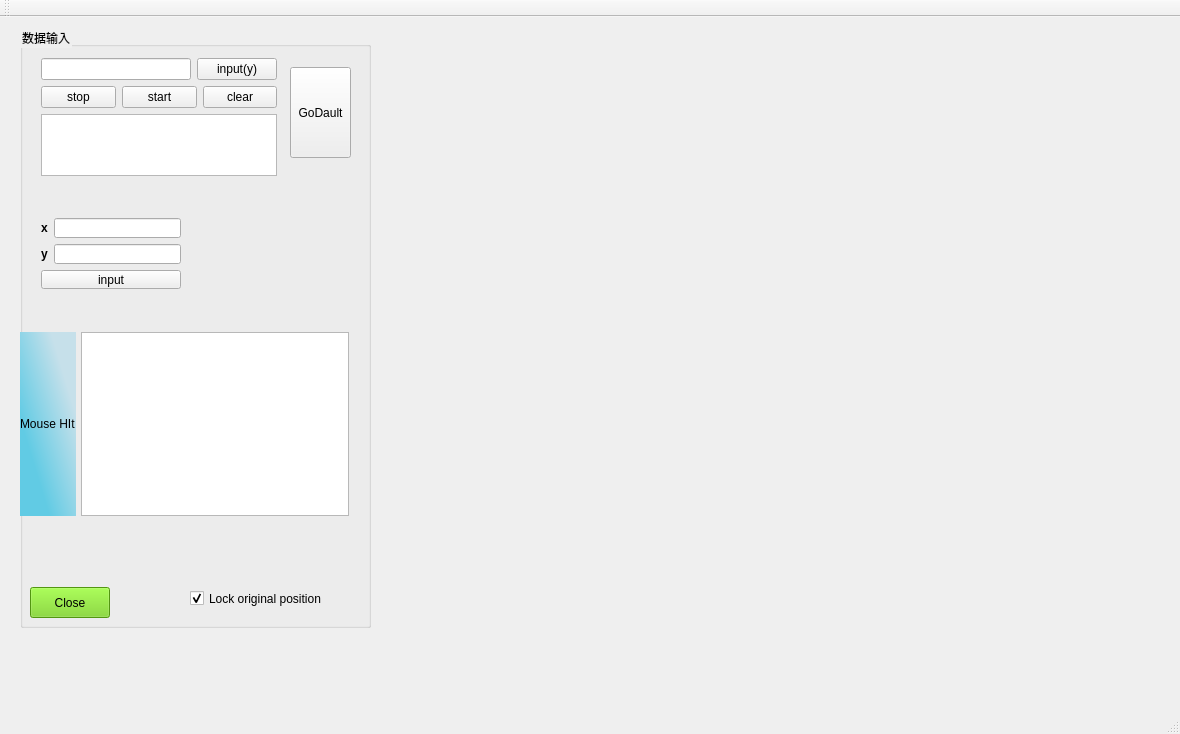
<?xml version="1.0" encoding="UTF-8"?>
<ui version="4.0">
 <class>MainWindow</class>
 <widget class="QMainWindow" name="MainWindow">
  <property name="geometry">
   <rect>
    <x>0</x>
    <y>0</y>
    <width>1180</width>
    <height>734</height>
   </rect>
  </property>
  <property name="windowTitle">
   <string>MainWindow</string>
  </property>
  <widget class="QWidget" name="centralWidget">
   <widget class="QCustomPlot" name="widget" native="true">
    <property name="geometry">
     <rect>
      <x>380</x>
      <y>30</y>
      <width>761</width>
      <height>581</height>
     </rect>
    </property>
    <property name="inputMethodHints">
     <set>Qt::ImhNone</set>
    </property>
   </widget>
   <widget class="QGroupBox" name="groupBox">
    <property name="geometry">
     <rect>
      <x>20</x>
      <y>10</y>
      <width>351</width>
      <height>601</height>
     </rect>
    </property>
    <property name="mouseTracking">
     <bool>false</bool>
    </property>
    <property name="styleSheet">
     <string notr="true">selection-color: rgb(138, 226, 52);</string>
    </property>
    <property name="title">
     <string>数据输入</string>
    </property>
    <widget class="QPushButton" name="pushButton_close">
     <property name="enabled">
      <bool>true</bool>
     </property>
     <property name="geometry">
      <rect>
       <x>10</x>
       <y>560</y>
       <width>80</width>
       <height>31</height>
      </rect>
     </property>
     <property name="styleSheet">
      <string notr="true">border-color: rgb(12, 29, 241);
background-color: rgb(115, 210, 22);
selection-color: qlineargradient(spread:pad, x1:0, y1:0, x2:1, y2:0, stop:0 rgba(9, 41, 4, 255), stop:0.085 rgba(2, 79, 0, 255), stop:0.19 rgba(50, 147, 22, 255), stop:0.275 rgba(236, 191, 49, 255), stop:0.39 rgba(243, 61, 34, 255), stop:0.555 rgba(135, 81, 60, 255), stop:0.667 rgba(121, 75, 255, 255), stop:0.825 rgba(164, 255, 244, 255), stop:0.885 rgba(104, 222, 71, 255), stop:1 rgba(93, 128, 0, 255));</string>
     </property>
     <property name="text">
      <string>Close</string>
     </property>
    </widget>
    <widget class="QCheckBox" name="checkBox">
     <property name="enabled">
      <bool>true</bool>
     </property>
     <property name="geometry">
      <rect>
       <x>170</x>
       <y>560</y>
       <width>170</width>
       <height>23</height>
      </rect>
     </property>
     <property name="acceptDrops">
      <bool>false</bool>
     </property>
     <property name="autoFillBackground">
      <bool>false</bool>
     </property>
     <property name="text">
      <string>Lock original position</string>
     </property>
     <property name="checked">
      <bool>true</bool>
     </property>
     <property name="tristate">
      <bool>false</bool>
     </property>
    </widget>
    <widget class="QPushButton" name="pushButton_back">
     <property name="geometry">
      <rect>
       <x>270</x>
       <y>40</y>
       <width>61</width>
       <height>91</height>
      </rect>
     </property>
     <property name="text">
      <string>GoDault</string>
     </property>
    </widget>
    <widget class="QWidget" name="layoutWidget">
     <property name="geometry">
      <rect>
       <x>10</x>
       <y>20</y>
       <width>258</width>
       <height>140</height>
      </rect>
     </property>
     <layout class="QVBoxLayout" name="verticalLayout_3">
      <item>
       <layout class="QVBoxLayout" name="verticalLayout_2">
        <item>
         <layout class="QHBoxLayout" name="horizontalLayout_2">
          <item>
           <widget class="QLineEdit" name="line_autor"/>
          </item>
          <item>
           <widget class="QPushButton" name="pushButton_input">
            <property name="text">
             <string>input(y)</string>
            </property>
           </widget>
          </item>
         </layout>
        </item>
        <item>
         <layout class="QHBoxLayout" name="horizontalLayout_3">
          <item>
           <widget class="QPushButton" name="pushButton_tend">
            <property name="text">
             <string>stop</string>
            </property>
           </widget>
          </item>
          <item>
           <widget class="QPushButton" name="pushButton_tstart">
            <property name="text">
             <string>start</string>
            </property>
           </widget>
          </item>
          <item>
           <widget class="QPushButton" name="pushButton_clear">
            <property name="text">
             <string>clear</string>
            </property>
           </widget>
          </item>
         </layout>
        </item>
       </layout>
      </item>
      <item>
       <widget class="QTextBrowser" name="textBrowser"/>
      </item>
     </layout>
    </widget>
    <widget class="QWidget" name="layoutWidget">
     <property name="geometry">
      <rect>
       <x>10</x>
       <y>180</y>
       <width>162</width>
       <height>93</height>
      </rect>
     </property>
     <layout class="QVBoxLayout" name="verticalLayout">
      <item>
       <layout class="QFormLayout" name="formLayout_2">
        <item row="0" column="0">
         <widget class="QLabel" name="labelX">
          <property name="text">
           <string>&lt;html&gt;&lt;head/&gt;&lt;body&gt;&lt;p&gt;&lt;span style=&quot; font-weight:600;&quot;&gt;x&lt;/span&gt;&lt;/p&gt;&lt;/body&gt;&lt;/html&gt;</string>
          </property>
         </widget>
        </item>
        <item row="0" column="1">
         <widget class="QLineEdit" name="LineX"/>
        </item>
       </layout>
      </item>
      <item>
       <layout class="QFormLayout" name="formLayout">
        <item row="0" column="0">
         <widget class="QLabel" name="LinelY">
          <property name="text">
           <string>&lt;html&gt;&lt;head/&gt;&lt;body&gt;&lt;p&gt;&lt;span style=&quot; font-weight:600;&quot;&gt;y&lt;/span&gt;&lt;/p&gt;&lt;/body&gt;&lt;/html&gt;</string>
          </property>
         </widget>
        </item>
        <item row="0" column="1">
         <widget class="QLineEdit" name="LineY"/>
        </item>
       </layout>
      </item>
      <item>
       <widget class="QPushButton" name="pushButton">
        <property name="text">
         <string>input</string>
        </property>
       </widget>
      </item>
     </layout>
    </widget>
    <widget class="QWidget" name="layoutWidget">
     <property name="geometry">
      <rect>
       <x>0</x>
       <y>300</y>
       <width>334</width>
       <height>194</height>
      </rect>
     </property>
     <layout class="QHBoxLayout" name="horizontalLayout">
      <property name="spacing">
       <number>5</number>
      </property>
      <property name="sizeConstraint">
       <enum>QLayout::SetDefaultConstraint</enum>
      </property>
      <property name="leftMargin">
       <number>0</number>
      </property>
      <property name="topMargin">
       <number>5</number>
      </property>
      <property name="rightMargin">
       <number>5</number>
      </property>
      <property name="bottomMargin">
       <number>5</number>
      </property>
      <item>
       <widget class="QLabel" name="label">
        <property name="contextMenuPolicy">
         <enum>Qt::NoContextMenu</enum>
        </property>
        <property name="styleSheet">
         <string notr="true">background-color: qlineargradient(spread:repeat, x1:0, y1:1, x2:1, y2:0, stop:0.262887 rgba(97, 203, 228, 255), stop:0.778351 rgba(198, 224, 234, 255));</string>
        </property>
        <property name="text">
         <string>Mouse HIt</string>
        </property>
        <property name="textFormat">
         <enum>Qt::RichText</enum>
        </property>
       </widget>
      </item>
      <item>
       <widget class="QTextBrowser" name="mouse_hit"/>
      </item>
     </layout>
    </widget>
   </widget>
  </widget>
  <widget class="QMenuBar" name="menuBar">
   <property name="geometry">
    <rect>
     <x>0</x>
     <y>0</y>
     <width>1180</width>
     <height>28</height>
    </rect>
   </property>
  </widget>
  <widget class="QToolBar" name="mainToolBar">
   <attribute name="toolBarArea">
    <enum>TopToolBarArea</enum>
   </attribute>
   <attribute name="toolBarBreak">
    <bool>false</bool>
   </attribute>
  </widget>
  <widget class="QStatusBar" name="statusBar"/>
 </widget>
 <layoutdefault spacing="6" margin="11"/>
 <customwidgets>
  <customwidget>
   <class>QCustomPlot</class>
   <extends>QWidget</extends>
   <header location="global">qcustomplot.h</header>
   <container>1</container>
  </customwidget>
 </customwidgets>
 <resources/>
 <connections/>
</ui>
